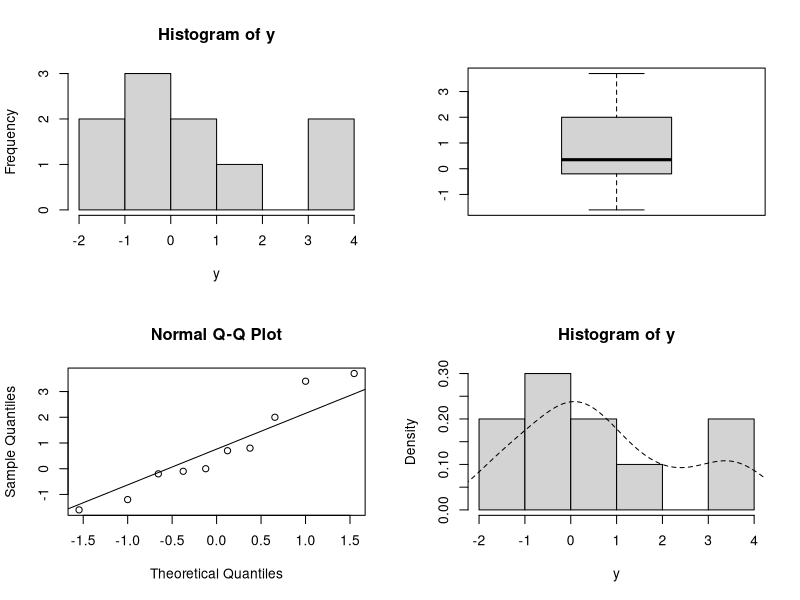
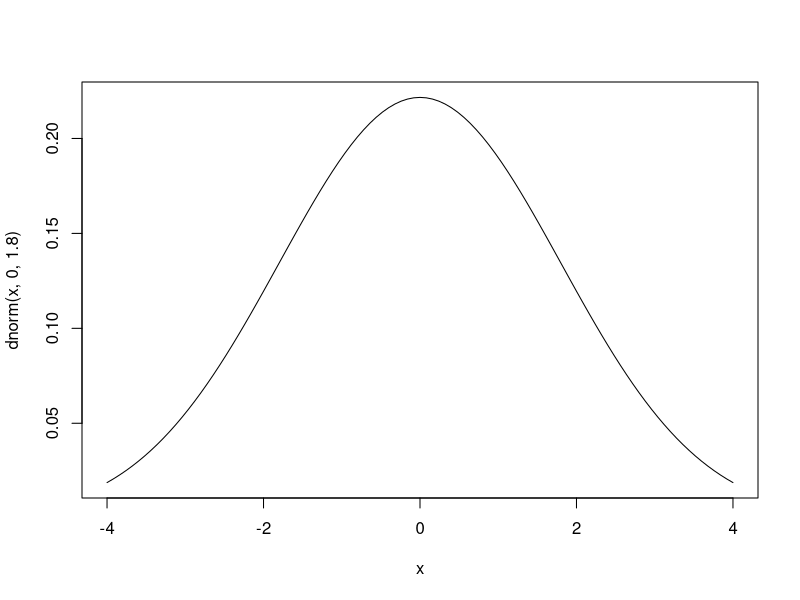
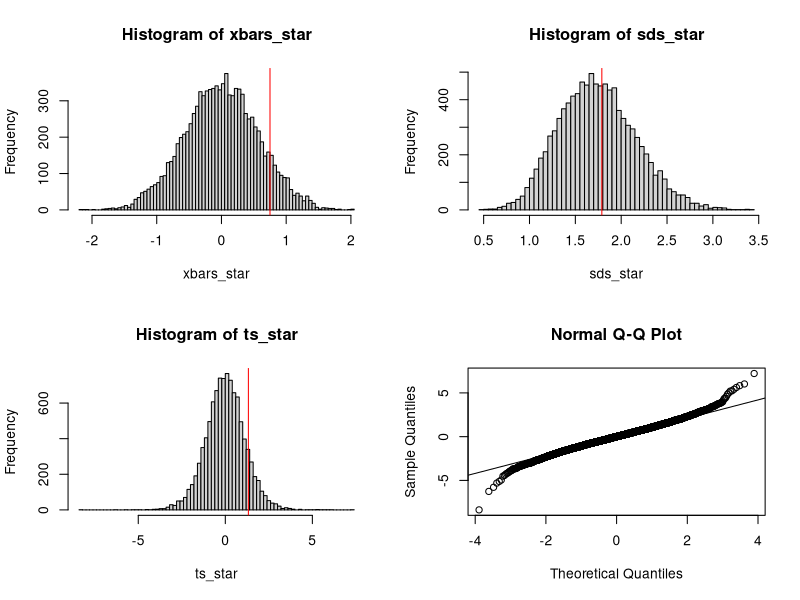
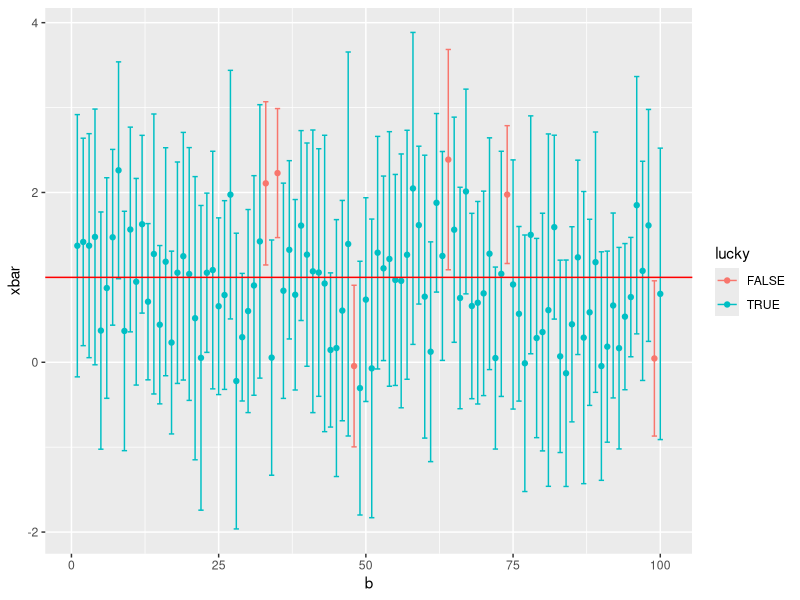
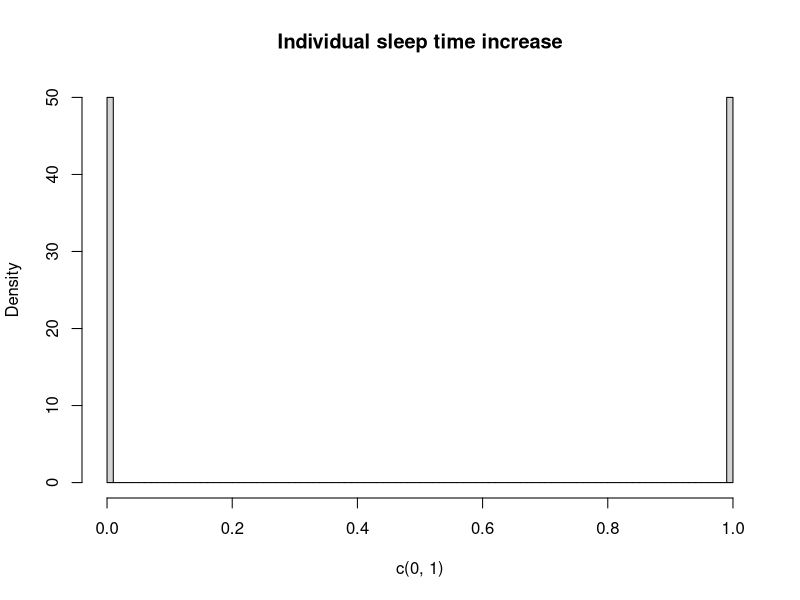
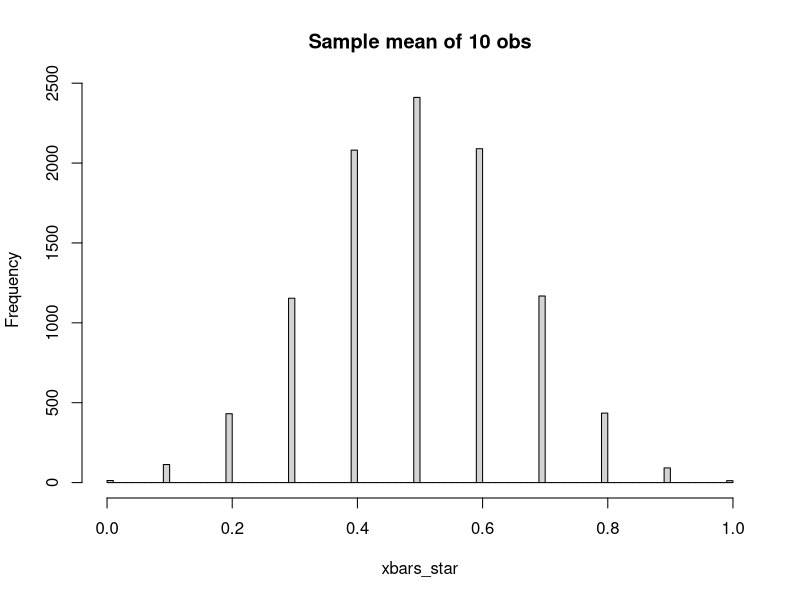

Here is the R script that generated these plots, in order:
library(tidyverse)

y <- sleep$extra[sleep$group ==1]
y

summary(y)
sd(y)
par(mfrow=c(2,2))
hist(y)
boxplot(y)
qqnorm(y); qqline(y)
hist(y, prob=T)
lines(density(y), lty=2)
par(mfrow=c(1,1))

t.test(y)
t.test(y, alternative="greater")

curve(dnorm(x, 0, 1.8), -4, 4)

options(digits=3)
set.seed(1606)
(y_star <- rnorm(10, 0, 1.8))
mean(y_star-0); sd(y_star)
(t_star <- mean(y_star-0) / (sd(y_star)/sqrt(length(y_star))))

(y_star <- rnorm(10, 0, 1.8))
mean(y_star-0); sd(y_star)
(t_star <- mean(y_star-0) / (sd(y_star)/sqrt(length(y_star))))

(y_star <- rnorm(10, 0, 1.8))
mean(y_star-0); sd(y_star)
(t_star <- mean(y_star-0) / (sd(y_star)/sqrt(length(y_star))))

#simulation 10,000 times

set.seed(1606)
B <- 1e4
n <- 10
xbars_star <- rep(NA, B)
sds_star <- rep(NA, B)
ts_star <- rep(NA, B)

for (b in 1:B) {
  y_star <- rnorm(n, 0, 1.789)
  m <- mean(y_star)
  s <- sd(y_star)
  xbars_star[b] <- m
  sds_star[b] <- s
  ts_star[b] <- m / (s/sqrt(n))
}

opar <- par(mfrow=c(2,2))
hist(xbars_star, nclass=100)
abline(v=0.75, col='red')
hist(sds_star, nclass=100)
abline(v=1.789, col='red')
hist(ts_star, nclass=100)
abline(v=1.3257, col='red')
qqnorm(ts_star); qqline(ts_star)
par(opar)

length(which(ts_star > 1.3257)) / B

# Student T-distribution and t-test

# 6.8 the meaning of confidence interval

set.seed(1606)
(y_star <- rnorm(10, 1, 1.8))
t.test(y_star)$conf.int
(y_star <- rnorm(10, 1, 1.8))
t.test(y_star)$conf.int
(y_star <- rnorm(10, 1, 1.8))
t.test(y_star)$conf.int

set.seed(1606)
B <- 1e2
conf_intervals <-
  data.frame(b=rep(NA, B),
             lower=rep(NA, B),
             xbar=rep(NA, B),
             upper=rep(NA, B))
true_mu <- 1.0
for(b in 1:B) {
  (y_star <- rnorm(10, true_mu, 1.8))
  conf_intervals[b, ] = c(b=b,
                          lower=t.test(y_star)$conf.int[1],
                          xbar=mean(y_star),
                          upper=t.test(y_star)$conf.int[2])
}

conf_intervals <- conf_intervals %>% 
  mutate(lucky = (lower <= true_mu & true_mu <= upper))

glimpse(conf_intervals)
table(conf_intervals$lucky)

conf_intervals %>% 
  ggplot(aes(b, xbar, color=lucky)) +
  geom_point() +
  geom_errorbar(aes(ymin=lower, ymax=upper)) +
  geom_hline(yintercept=true_mu, color='red')

# central limit theorem

hist(c(0, 1), nclass=100, prob=T, main='Individual sleep time increase')
set.seed(1606)

B <- 1e4
n <- 10
xbars_star <- rep(NA, B)
for(b in 1:B) {
  xbars_star[b] <- mean(sample(c(0,1), size=n, replace=T))
}
hist(xbars_star, nclass=100, main='Sample mean of 10 obs')
?hist

diff(t.test(y)$conf.int)
mean(y)
diff(t.test(y)$conf.int)/2

